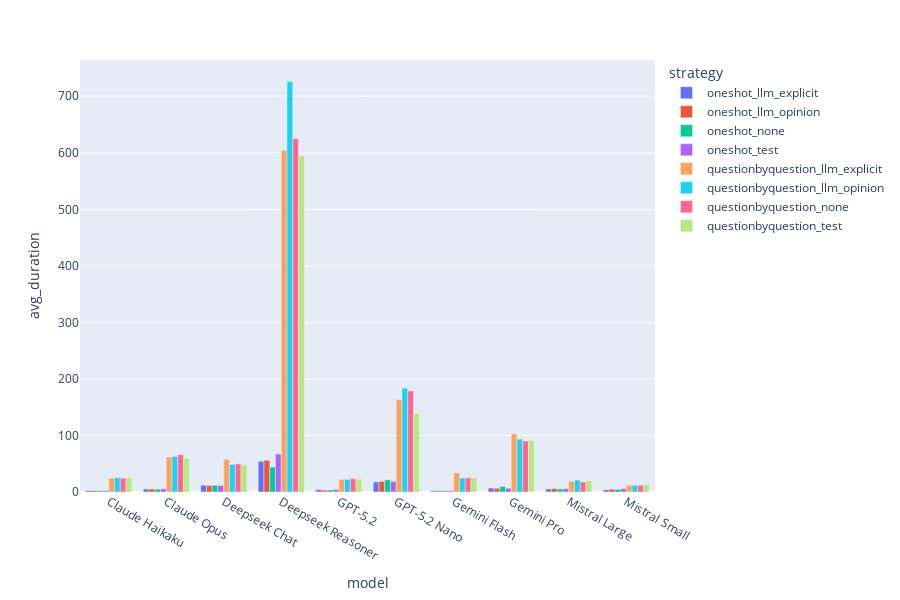

The cell this chart's notebook holds for it:
### Code cell
# barchart
fig = px.bar(
    df,
    x='model',
    y='avg_duration',
    color='strategy',
    barmode='group',
    height=600
)

fig.show()

### Figure 1 — Plotly figure (JSON) as saved in the notebook; plotly's stock layout.template omitted (floating-point values rounded to 4 significant figures)
{"data": [{"alignmentgroup": "True", "hovertemplate": "strategy=oneshot_llm_explicit<br>model=%{x}<br>avg_duration=%{y}<extra></extra>", "legendgroup": "oneshot_llm_explicit", "marker": {"color": "#636efa", "pattern": {"shape": ""}}, "name": "oneshot_llm_explicit", "offsetgroup": "oneshot_llm_explicit", "orientation": "v", "showlegend": true, "textposition": "auto", "type": "bar", "x": ["Claude Haikaku", "Claude Opus", "Deepseek Chat", "Deepseek Reasoner", "GPT-5.2", "GPT-5.2 Nano", "Gemini Flash", "Gemini Pro", "Mistral Large", "Mistral Small"], "xaxis": "x", "y": [2.414, 5.271, 11.89, 54.34, 4.128, 17.86, 2.155, 6.966, 5.238, 3.835], "yaxis": "y"}, {"alignmentgroup": "True", "hovertemplate": "strategy=oneshot_llm_opinion<br>model=%{x}<br>avg_duration=%{y}<extra></extra>", "legendgroup": "oneshot_llm_opinion", "marker": {"color": "#EF553B", "pattern": {"shape": ""}}, "name": "oneshot_llm_opinion", "offsetgroup": "oneshot_llm_opinion", "orientation": "v", "showlegend": true, "textposition": "auto", "type": "bar", "x": ["Claude Haikaku", "Claude Opus", "Deepseek Chat", "Deepseek Reasoner", "GPT-5.2", "GPT-5.2 Nano", "Gemini Flash", "Gemini Pro", "Mistral Large", "Mistral Small"], "xaxis": "x", "y": [2.243, 5.291, 11.52, 56.13, 3.29, 18.89, 2.068, 6.575, 5.948, 5.042], "yaxis": "y"}, {"alignmentgroup": "True", "hovertemplate": "strategy=oneshot_none<br>model=%{x}<br>avg_duration=%{y}<extra></extra>", "legendgroup": "oneshot_none", "marker": {"color": "#00cc96", "pattern": {"shape": ""}}, "name": "oneshot_none", "offsetgroup": "oneshot_none", "orientation": "v", "showlegend": true, "textposition": "auto", "type": "bar", "x": ["Claude Haikaku", "Claude Opus", "Deepseek Chat", "Deepseek Reasoner", "GPT-5.2", "GPT-5.2 Nano", "Gemini Flash", "Gemini Pro", "Mistral Large", "Mistral Small"], "xaxis": "x", "y": [2.345, 4.951, 11.97, 44.08, 3.539, 21.56, 2.274, 9.626, 5.412, 4.745], "yaxis": "y"}, {"alignmentgroup": "True", "hovertemplate": "strategy=oneshot_test<br>model=%{x}<br>avg_duration=%{y}<extra></extra>", "legendgroup": "oneshot_test", "marker": {"color": "#ab63fa", "pattern": {"shape": ""}}, "name": "oneshot_test", "offsetgroup": "oneshot_test", "orientation": "v", "showlegend": true, "textposition": "auto", "type": "bar", "x": ["Claude Haikaku", "Claude Opus", "Deepseek Chat", "Deepseek Reasoner", "GPT-5.2", "GPT-5.2 Nano", "Gemini Flash", "Gemini Pro", "Mistral Large", "Mistral Small"], "xaxis": "x", "y": [2.314, 5.552, 11.58, 67.13, 4.373, 18.91, 2.123, 6.562, 5.992, 5.902], "yaxis": "y"}, {"alignmentgroup": "True", "hovertemplate": "strategy=questionbyquestion_llm_explicit<br>model=%{x}<br>avg_duration=%{y}<extra></extra>", "legendgroup": "questionbyquestion_llm_explicit", "marker": {"color": "#FFA15A", "pattern": {"shape": ""}}, "name": "questionbyquestion_llm_explicit", "offsetgroup": "questionbyquestion_llm_explicit", "orientation": "v", "showlegend": true, "textposition": "auto", "type": "bar", "x": ["Claude Haikaku", "Claude Opus", "Deepseek Chat", "Deepseek Reasoner", "GPT-5.2", "GPT-5.2 Nano", "Gemini Flash", "Gemini Pro", "Mistral Large", "Mistral Small"], "xaxis": "x", "y": [24.54, 61.85, 57.9, 604.4, 22.02, 163.3, 33.75, 102.7, 18.89, 12.02], "yaxis": "y"}, {"alignmentgroup": "True", "hovertemplate": "strategy=questionbyquestion_llm_opinion<br>model=%{x}<br>avg_duration=%{y}<extra></extra>", "legendgroup": "questionbyquestion_llm_opinion", "marker": {"color": "#19d3f3", "pattern": {"shape": ""}}, "name": "questionbyquestion_llm_opinion", "offsetgroup": "questionbyquestion_llm_opinion", "orientation": "v", "showlegend": true, "textposition": "auto", "type": "bar", "x": ["Claude Haikaku", "Claude Opus", "Deepseek Chat", "Deepseek Reasoner", "GPT-5.2", "GPT-5.2 Nano", "Gemini Flash", "Gemini Pro", "Mistral Large", "Mistral Small"], "xaxis": "x", "y": [25.25, 62.92, 48.77, 725.9, 22.42, 183.7, 24.59, 93.52, 21.1, 11.96], "yaxis": "y"}, {"alignmentgroup": "True", "hovertemplate": "strategy=questionbyquestion_none<br>model=%{x}<br>avg_duration=%{y}<extra></extra>", "legendgroup": "questionbyquestion_none", "marker": {"color": "#FF6692", "pattern": {"shape": ""}}, "name": "questionbyquestion_none", "offsetgroup": "questionbyquestion_none", "orientation": "v", "showlegend": true, "textposition": "auto", "type": "bar", "x": ["Claude Haikaku", "Claude Opus", "Deepseek Chat", "Deepseek Reasoner", "GPT-5.2", "GPT-5.2 Nano", "Gemini Flash", "Gemini Pro", "Mistral Large", "Mistral Small"], "xaxis": "x", "y": [24.61, 65.89, 49.74, 624.7, 23.6, 178.9, 25.04, 90.34, 17.69, 11.86], "yaxis": "y"}, {"alignmentgroup": "True", "hovertemplate": "strategy=questionbyquestion_test<br>model=%{x}<br>avg_duration=%{y}<extra></extra>", "legendgroup": "questionbyquestion_test", "marker": {"color": "#B6E880", "pattern": {"shape": ""}}, "name": "questionbyquestion_test", "offsetgroup": "questionbyquestion_test", "orientation": "v", "showlegend": true, "textposition": "auto", "type": "bar", "x": ["Claude Haikaku", "Claude Opus", "Deepseek Chat", "Deepseek Reasoner", "GPT-5.2", "GPT-5.2 Nano", "Gemini Flash", "Gemini Pro", "Mistral Large", "Mistral Small"], "xaxis": "x", "y": [24.86, 59.66, 47.68, 594.7, 22.51, 138.4, 24.91, 91.47, 19.89, 13.15], "yaxis": "y"}], "layout": {"barmode": "group", "height": 600, "legend": {"title": {"text": "strategy"}, "tracegroupgap": 0}, "margin": {"t": 60}, "xaxis": {"anchor": "y", "domain": [0, 1], "title": {"text": "model"}}, "yaxis": {"anchor": "x", "domain": [0, 1], "title": {"text": "avg_duration"}}}}
